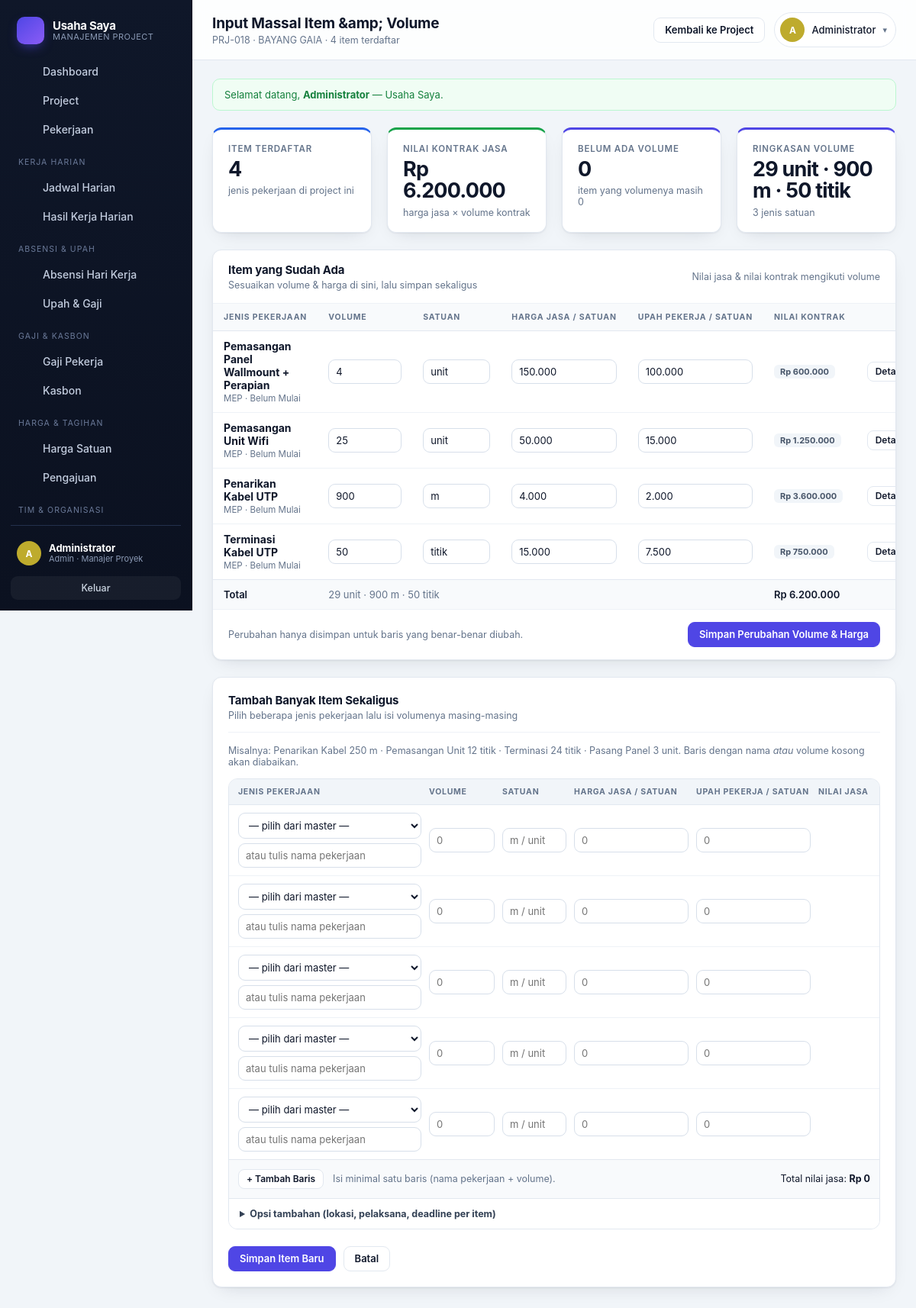
The app's page /pekerjaan_batch.php?project_id=7 (signed in), older data.
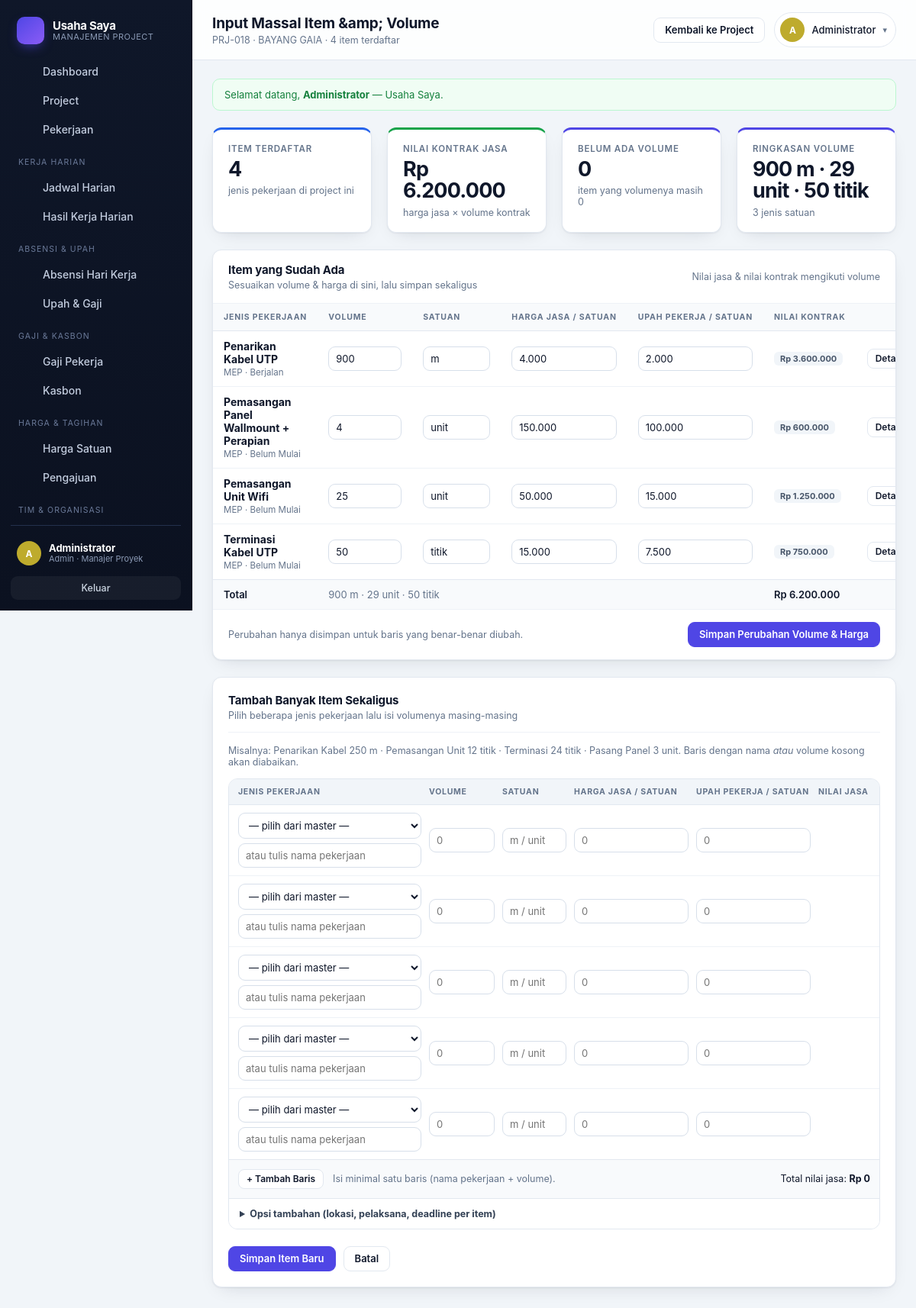
The same page, newer data.
### tables this page shows
CREATE TABLE perusahaan (
    id                INTEGER PRIMARY KEY AUTOINCREMENT,
    nama              TEXT NOT NULL,
    slug              TEXT NOT NULL DEFAULT '',
    logo              TEXT NOT NULL DEFAULT '',
    kontak_nama       TEXT NOT NULL DEFAULT '',
    kontak_telepon    TEXT NOT NULL DEFAULT '',
    masa_aktif_sampai TEXT NOT NULL DEFAULT '',
    maks_user         INTEGER NOT NULL DEFAULT 0,
    aktif             INTEGER NOT NULL DEFAULT 1,
    catatan           TEXT NOT NULL DEFAULT '',
    created_at        TEXT NOT NULL DEFAULT (datetime('now','localtime'))
, tutup_buku_tgl INTEGER NOT NULL DEFAULT 25);

CREATE TABLE users (
    id            INTEGER PRIMARY KEY AUTOINCREMENT,
    username      TEXT NOT NULL UNIQUE,
    password_hash TEXT NOT NULL,
    nama          TEXT NOT NULL,
    role          TEXT NOT NULL DEFAULT 'pekerja',
    jabatan       TEXT NOT NULL DEFAULT '',
    telepon       TEXT NOT NULL DEFAULT '',
    aktif         INTEGER NOT NULL DEFAULT 1,
    created_at    TEXT NOT NULL DEFAULT (datetime('now','localtime'))
, upah_harian REAL NOT NULL DEFAULT 0, skema TEXT NOT NULL DEFAULT 'harian', perusahaan_id INTEGER NOT NULL DEFAULT 0, is_owner INTEGER NOT NULL DEFAULT 0);

CREATE TABLE pekerjaan (
    id           INTEGER PRIMARY KEY AUTOINCREMENT,
    project_id   INTEGER NOT NULL REFERENCES projects(id) ON DELETE CASCADE,
    lokasi_id    INTEGER REFERENCES lokasi(id) ON DELETE SET NULL,
    nama         TEXT NOT NULL,
    kategori     TEXT NOT NULL DEFAULT '',
    volume       REAL NOT NULL DEFAULT 0,
    satuan       TEXT NOT NULL DEFAULT '',
    status       TEXT NOT NULL DEFAULT 'belum',
    progress     INTEGER NOT NULL DEFAULT 0,
    mulai        TEXT NOT NULL DEFAULT '',
    deadline     TEXT NOT NULL DEFAULT '',
    prioritas    TEXT NOT NULL DEFAULT 'normal',
    pelaksana_id INTEGER REFERENCES users(id) ON DELETE SET NULL,
    keterangan   TEXT NOT NULL DEFAULT '',
    created_at   TEXT NOT NULL DEFAULT (datetime('now','localtime'))
, harga_satuan_id INTEGER REFERENCES harga_satuan(id) ON DELETE SET NULL, harga_jasa REAL NOT NULL DEFAULT 0, harga_upah REAL NOT NULL DEFAULT 0, volume_realisasi REAL NOT NULL DEFAULT 0, realisasi_tanggal TEXT NOT NULL DEFAULT '', realisasi_catatan TEXT NOT NULL DEFAULT '', volume_auto INTEGER NOT NULL DEFAULT 0, perusahaan_id INTEGER NOT NULL DEFAULT 0, tagih_status TEXT NOT NULL DEFAULT 'belum', tagih_diajukan_tanggal TEXT NOT NULL DEFAULT '', tagih_dibayar_tanggal TEXT NOT NULL DEFAULT '', tagih_catatan TEXT NOT NULL DEFAULT '', tagih_volume REAL NOT NULL DEFAULT 0);

### inc/auth.php (called while the page is built, shortened)
<?php
require_once __DIR__ . '/db.php';
require_once __DIR__ . '/util.php';
require_once __DIR__ . '/tenant.php';
function current_user(): ?array
{
    static $cached = false;
    static $user = null;
    if ($cached) {
        return $user;
    }
    $cached = true;
    $st = db()->prepare('SELECT * FROM users WHERE id = ? AND aktif = 1');
    $st->execute([$_SESSION['uid']]);
    $row = $st->fetch();
    return $user = $row;
}
function require_login(): array
{
    $u = current_user();
    return $u;
}
function require_role(array $roles): array
{
    $u = require_login();
    return $u;
}

### inc/db.php (called while the page is built, shortened)
<?php
function db(): PDO
{
    static $pdo = null;
    if ($pdo instanceof PDO) {
        return $pdo;
    }
    $pdo = new PDO('sqlite:' . DB_PATH, null, null, [
        PDO::ATTR_ERRMODE            => PDO::ERRMODE_EXCEPTION,
        PDO::ATTR_DEFAULT_FETCH_MODE => PDO::FETCH_ASSOC,
    ]);
    $pdo->exec('PRAGMA busy_timeout = 5000');
    $pdo->exec('PRAGMA journal_mode = WAL');
    $pdo->exec('PRAGMA synchronous = NORMAL');
    $pdo->exec('PRAGMA foreign_keys = ON');
    app_migrate($pdo);
    return $pdo;
}
function app_migrate(PDO $pdo): void
{
    $pdo->exec('BEGIN IMMEDIATE');
    try {
        ensure_column($pdo, 'users', 'upah_harian', 'REAL NOT NULL DEFAULT 0');
        ensure_column($pdo, 'pekerjaan_pekerja', 'upah_borongan', 'REAL NOT NULL DEFAULT 0');
        ensure_column($pdo, 'pekerjaan', 'harga_satuan_id', 'INTEGER REFERENCES harga_satuan(id) ON DELETE SET NULL');
        ensure_column($pdo, 'pekerjaan', 'harga_jasa', 'REAL NOT NULL DEFAULT 0');
        ensure_column($pdo, 'pekerjaan', 'harga_upah', 'REAL NOT NULL DEFAULT 0');
        ensure_column($pdo, 'pekerjaan', 'volume_realisasi', 'REAL NOT NULL DEFAULT 0');
        ensure_column($pdo, 'pekerjaan', 'realisasi_tanggal', "TEXT NOT NULL DEFAULT ''");
        ensure_column($pdo, 'pekerjaan', 'realisasi_catatan', "TEXT NOT NULL DEFAULT ''");
        ensure_column($pdo, 'pekerjaan', 'volume_auto', 'INTEGER NOT NULL DEFAULT 0');
        ensure_column($pdo, 'pekerjaan', 'tagih_status', "TEXT NOT NULL DEFAULT 'belum'");
        ensure_column($pdo, 'pekerjaan', 'tagih_diajukan_tanggal', "TEXT NOT NULL DEFAULT ''");
        ensure_column($pdo, 'pekerjaan', 'tagih_dibayar_tanggal', "TEXT NOT NULL DEFAULT ''");
        ensure_column($pdo, 'pekerjaan', 'tagih_catatan', "TEXT NOT NULL DEFAULT ''");
        ensure_column($pdo, 'pekerjaan', 'tagih_volume', 'REAL NOT NULL DEFAULT 0');
        ensure_column($pdo, 'pekerjaan_pekerja', 'bagian_pct', 'REAL NOT NULL DEFAULT 0');
        ensure_column($pdo, 'pekerjaan_pekerja', 'harga_upah_override', 'REAL NOT NULL DEFAULT 0');
        ensure_column($pdo, 'users', 'skema', "TEXT NOT NULL DEFAULT 'harian'");
        foreach (['users', 'projects', 'lokasi', 'pekerjaan', 'pekerjaan_pekerja',
                  'progress_log', 'absensi', 'harga_satuan', 'jadwal', 'laporan_kerja',
                  'harga_satuan_pekerja', 'pengajuan', 'pengajuan_item',
                  'kasbon', 'penggajian', 'penggajian_item'] as $tabel) {
            ensure_column($pdo, $tabel, 'perusahaan_id', 'INTEGER NOT NULL DEFAULT 0');
        }
        ensure_column($pdo, 'users', 'is_owner', 'INTEGER NOT NULL DEFAULT 0');
        ensure_column($pdo, 'perusahaan', 'tutup_buku_tgl', 'INTEGER NOT NULL DEFAULT 25');
        seed_users($pdo);
        seed_demo($pdo);
        seed_upah($pdo);
        seed_harga_satuan($pdo);
        seed_skema_demo($pdo);
        seed_jadwal_kerja($pdo);
        migrasi_tagihan_lama($pdo);
        migrasi_perusahaan($pdo);
        $pdo->exec('COMMIT');
    } catch (Throwable $e) {
        $pdo->exec('ROLLBACK');
        throw $e;
    }
}
function ensure_column(PDO $pdo, string $table, string $column, string $definition): void
{
    foreach ($pdo->query('PRAGMA table_info(' . $table . ')') as $col) {
        if ($col['name'] === $column) {
            return;
        }
    }
}
function pastikan_trigger_tenant(PDO $pdo): void
{
    $pakaiId = ['users', 'projects', 'lokasi', 'pekerjaan', 'progress_log',
                'absensi', 'harga_satuan', 'jadwal', 'laporan_kerja', 'harga_satuan_pekerja',
                'pengajuan', 'pengajuan_item', 'kasbon', 'penggajian', 'penggajian_item'];
}
function migrasi_tagihan_lama(PDO $pdo): void
{
    if ((int) $pdo->query('SELECT COUNT(*) FROM pengajuan')->fetchColumn() > 0) {
        return;
    }
    $rows = $pdo->query(
        "SELECT id, project_id, nama, satuan, harga_jasa, volume, volume_realisasi, perusahaan_id,
                tagih_status, tagih_diajukan_tanggal, tagih_dibayar_tanggal
         FROM pekerjaan WHERE tagih_status IN ('diajukan','dibayar')"
    )->fetchAll();
    if (!$rows) {
        return;
    }
}
function migrasi_perusahaan(PDO $pdo): void
{
    $jumlah = (int) $pdo->query('SELECT COUNT(*) FROM perusahaan')->fetchColumn();
    $perusahaanId = (int) $pdo->query('SELECT MIN(id) FROM perusahaan')->fetchColumn();
    foreach (['users', 'projects', 'lokasi', 'pekerjaan', 'pekerjaan_pekerja',
              'progress_log', 'absensi', 'harga_satuan', 'jadwal', 'laporan_kerja',
              'harga_satuan_pekerja', 'pengajuan', 'pengajuan_item',
              'kasbon', 'penggajian', 'penggajian_item'] as $tabel) {
        $pdo->prepare('UPDATE ' . $tabel . ' SET perusahaan_id = ? WHERE perusahaan_id = 0 OR perusahaan_id IS NULL')
            ->execute([$perusahaanId]);
    }
    $adaOwner = (int) $pdo->query('SELECT COUNT(*) FROM users WHERE is_owner = 1')->fetchColumn();
}
function seed_users(PDO $pdo): void
{
    $count = (int) $pdo->query('SELECT COUNT(*) FROM users')->fetchColumn();
    if ($count > 0) {
        return;
    }
}
function seed_demo(PDO $pdo): void
{
    $count = (int) $pdo->query('SELECT COUNT(*) FROM projects')->fetchColumn();
    if ($count > 0) {
        return;
    }
}
function seed_upah(PDO $pdo): void
{
    $tarif = [
        'budi' => 250000, 'siti' => 250000,
        'andi' => 175000, 'joko' => 170000, 'rudi' => 180000,
        'dewi' => 140000, 'slamet' => 200000,
    ];
    $upd = $pdo->prepare('UPDATE users SET upah_harian = ? WHERE username = ? AND upah_harian = 0');
    foreach ($tarif as $username => $nominal) {
        $upd->execute([$nominal, $username]);
    }
    $sudahAda = (int) $pdo->query('SELECT COUNT(*) FROM absensi')->fetchColumn();
    if ((int) $pdo->query('SELECT COUNT(*) FROM users')->fetchColumn() !== 8
        || (int) $pdo->query('SELECT COUNT(*) FROM projects')->fetchColumn() !== 2) {
        return;
    }
}
function seed_harga_satuan(PDO $pdo): void
{
    if ((int) $pdo->query('SELECT COUNT(*) FROM harga_satuan')->fetchColumn() > 0) {
        return;
    }
}
function seed_jadwal_kerja(PDO $pdo): void
{
    if ((int) $pdo->query('SELECT COUNT(*) FROM jadwal')->fetchColumn() > 0) {
        return;
    }
}
function seed_skema_demo(PDO $pdo): void
{
    if ((int) $pdo->query('SELECT COUNT(*) FROM users')->fetchColumn() !== 8
        || (int) $pdo->query('SELECT COUNT(*) FROM projects')->fetchColumn() !== 2) {
        return;
    }
}

### inc/tenant.php (called while the page is built, shortened)
<?php
function tenant_id(): int
{
    static $cache = null;
    if ($cache !== null) {
        return $cache;
    }
    $u = current_user();
    $cache = (int) ($u['perusahaan_id'] ?? 0);
    return $cache;
}
function is_owner(): bool
{
    $u = current_user();
    return $u !== null && (int) ($u['is_owner'] ?? 0) === 1;
}

### inc/layout.php (shortened to what the rows shown need)
<?php
function render_header(string $title, string $subtitle = '', string $actions = ''): void
{
    $u = current_user();
    $merek = brand();
    ?>
<!DOCTYPE html>
<html lang="id">
<head>
<link rel="stylesheet" href="assets/style.css">
</head>
<body>
<div class="shell">
  <aside class="sidebar" id="sidebar">
    <div class="brand">
      <span class="brand-text">
        <strong><?= e($merek['nama']) ?></strong>
        <small>Manajemen Project</small>
      </span>
    </div>
    <div class="side-foot">
      <div class="side-user">
        <?= badge_avatar($u['nama']) ?>
        <div class="side-user-info">
          <strong><?= e($u['nama']) ?></strong>
          <small><?= e(role_label($u['role'])) ?><?= $u['jabatan'] ? ' · ' . e($u['jabatan']) : '' ?></small>
        </div>
      </div>
    </div>
  </aside>
  <main class="main">
    <header class="topbar">
      <div class="topbar-title">
        <h1><?= e($title) ?></h1>
      </div>
      <div class="topbar-actions">
        <details class="user-menu">
          <summary>
            <?= badge_avatar($u['nama']) ?>
            <span class="user-menu-name"><?= e($u['nama']) ?></span>
            <span class="caret">▾</span>
          </summary>
        </details>
      </div>
    </header>
    <div class="content">
<?php
}
function render_footer(): void
{
    ?>
    </div>
  </main>
</div>
</body>
</html>
<?php
}

### inc/util.php (shortened to what the rows shown need)
<?php
function e(?string $v): string
{
    return htmlspecialchars((string) $v, ENT_QUOTES, 'UTF-8');
}
function initials(string $nama): string
{
    $parts = preg_split('/\s+/', trim($nama)) ?: [];
    $out = '';
    foreach (array_slice($parts, 0, 2) as $p) {
        if (function_exists('mb_substr')) {
            $out .= mb_strtoupper(mb_substr($p, 0, 1), 'UTF-8');
        } else {
            preg_match('/./u', $p, $m);
            $out .= strtoupper($m[0] ?? '');
        }
    }
    return $out !== '' ? $out : '?';
}
function avatar_hue(string $s): int
{
    return (int) (crc32($s) % 360);
}
function badge_avatar(string $nama, string $size = ''): string
{
    return '<span class="avatar ' . $size . '" style="--h:' . avatar_hue($nama) . '">' . e(initials($nama)) . '</span>';
}

### pekerjaan_batch.php (shortened to what the rows shown need)
<?php
require_once __DIR__ . '/inc/auth.php';
require_once __DIR__ . '/inc/layout.php';
$u = require_role(['admin', 'pelaksana']);
$projectId = (int) ($_GET['project_id'] ?? $_POST['project_id'] ?? 0);
$project = get_project($projectId);
$items = fetch_pekerjaan(['project_id' => $projectId]);
render_header(
    'Input Massal Item &amp; Volume',
    $project['kode'] . ' · ' . e($project['nama']) . ' · ' . count($items) . ' item terdaftar',
    '<a class="btn" href="project_detail.php?id=' . $projectId . '">Kembali ke Project</a>'
);
?>
<?php if ($items): ?>
  <form method="post" class="card flush">
    <div class="card-head">
      <div>
        <h2>Item yang Sudah Ada</h2>
      </div>
    </div>
    <div class="table-wrap">
      <table class="tbl items-batch-tbl">
        <thead>
          <tr>
            <th>Jenis pekerjaan</th>
            <th>Volume</th>
            <th>Satuan</th>
            <th>Harga jasa / satuan</th>
            <th>Upah pekerja / satuan</th>
            <th>Nilai kontrak</th>
            <th></th>
          </tr>
        </thead>
        <tbody>
        <?php foreach ($items as $pj): $wid = (int) $pj['id']; ?>
          <tr>
            <td>
              <div class="cell-stack">
                <strong><?= e($pj['nama']) ?></strong>
                <small>
                  <?= e($pj['kategori'] !== '' ? $pj['kategori'] : 'tanpa kategori') ?>
                  · <?= e(status_label($pj['status'])) ?>
                </small>
              </div>
            </td>
            <td><input type="text" name="upd_volume[<?= $wid ?>]" value="<?= e((float) $pj['volume'] > 0 ? num($pj['volume']) : '') ?>" placeholder="0" data-batch-volume></td>
            <td><input type="text" name="upd_satuan[<?= $wid ?>]" value="<?= e($pj['satuan']) ?>" placeholder="m / unit" style="width:88px"></td>
            <td><input type="text" name="upd_jasa[<?= $wid ?>]" value="<?= (float) $pj['harga_jasa'] > 0 ? e(num($pj['harga_jasa'])) : '' ?>" placeholder="0" data-batch-jasa></td>
            <td><input type="text" name="upd_upah[<?= $wid ?>]" value="<?= (float) $pj['harga_upah'] > 0 ? e(num($pj['harga_upah'])) : '' ?>" placeholder="0" data-batch-upah></td>
            <td class="nowrap"><span class="tag" data-batch-nilai><?= e(rupiah(nilai_kontrak_pekerjaan($pj))) ?></span></td>
            <td class="right nowrap">
              <a class="btn btn-sm" href="pekerjaan_form.php?id=<?= $wid ?>">Detail</a>
            </td>
          </tr>
        <?php endforeach; ?>
        </tbody>
      </table>
    </div>
  </form>
<?php endif; ?>
<form method="post" class="card">
  <div class="card-head" style="padding:0 0 14px;border-bottom:1px solid var(--line-soft);margin-bottom:16px">
    <div>
      <h2>Tambah Banyak Item Sekaligus</h2>
    </div>
  </div>
</form>
<?php render_footer(); ?>

Row changes from the older to the newer data that the page shows:
changed pekerjaan "Penarikan Kabel UTP": status "Belum Mulai" → "Berjalan"; moves up the list
Text that changed along with them:
$value: "4 Rp 6.200.000 0 29 unit · 900 m · 50 titik" → "4 Rp 6.200.000 0 900 m · 29 unit · 50 titik"
$ringkasVolume($totalVolumePerSatuan): "29 unit · 900 m · 50 titik" → "900 m · 29 unit · 50 titik"
